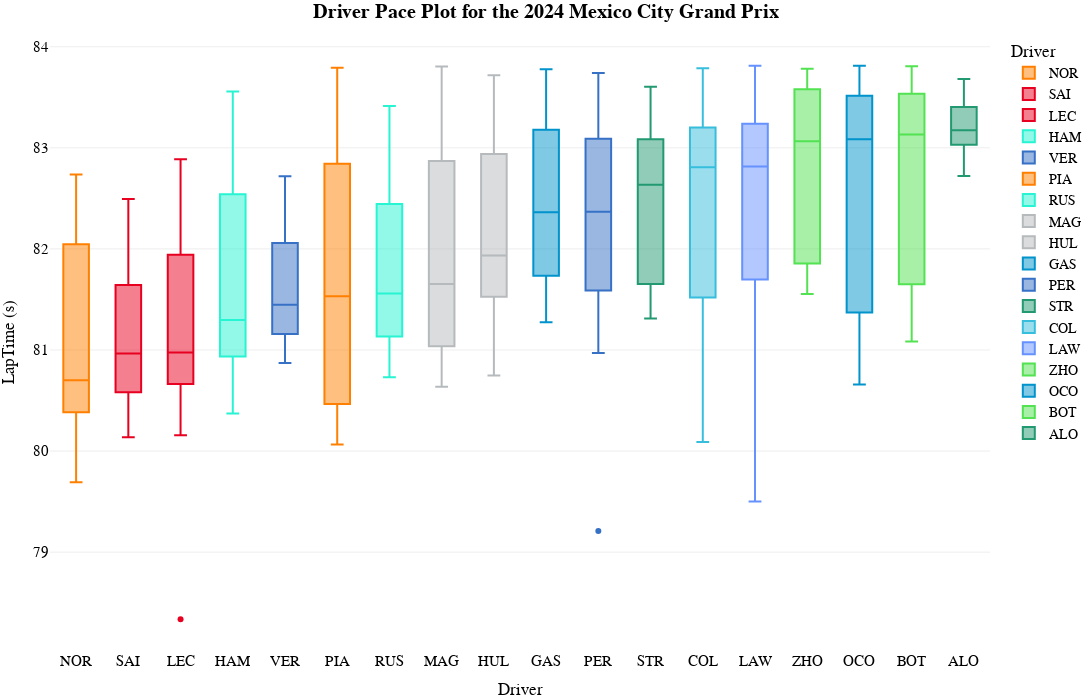

The notebook cell saved with this chart:
### Code cell
fig_pace=px.box(
    transformed_laps.sort_values(by=["median","LapNumber"]),
    x="Driver",
    y="LapTime (s)",
    color='Driver',
    template="xgridoff",
    title="<b>Driver Pace Plot for the {} {}</b>".format(year,gp),
    # palette=team_palette,
    # whiskerprops=dict(color="white"),
    # boxprops=dict(edgecolor="white"),
    # medianprops=dict(color="grey"),
    # capprops=dict(color="white"),
    height=700, width=1200,

color_discrete_map={
                 "ALB": "#64C4FF",
                 "ALO": "#229971",
                 "BEA": "#B6BABD",
                 "BOT": "#52e252",
                 "COL": "#37BEDD",
                 "GAS": "#0093cc",
                 "HAM": "#27F4D2",
                 "HUL": "#B6BABD",
                 "LAW": "#6692FF",
                 "LEC": "#E80020",
                 "MAG": "#B6BABD",
                 "NOR": "#FF8000",
                 "OCO": "#0093cc",
                 "PER": "#3671C6",
                 "PIA": "#FF8000",
                 "RIC": "#6692FF",
                 "RUS": "#27F4D2",
                 "SAI": "#E80020",
                 "SAR": "#37BEDD",
                 "STR": "#229971",
                 "TSU": "#6692FF",
                 "VER": "#3671C6",
                 "ZHO": "#52e252"
          }
)
fig_pace.update_traces(opacity=1)
fig_pace.update_layout(
    title_x=0.5,
    hoverlabel=dict(
    bgcolor="white",
    font_size=16,
    font_family="PT Sans Narrow"
    ),
    yaxis = dict(tickfont = dict(size=15)),
    xaxis = dict(tickfont = dict(size=15)),
    font=dict(
        family="PT Sans Narrow",
        size=14,
        color="Black"
    ),
    title_font_family="PT Sans Narrow",
    margin=dict(l=50, r=5, t=35, b=50)
)
fig_pace.show()

### Figure 1 — Plotly figure (JSON) as saved in the notebook; plotly's stock layout.template omitted (floating-point values rounded to 4 significant figures)
{"data": [{"alignmentgroup": "True", "hovertemplate": "Driver=%{x}<br>LapTime (s)=%{y}<extra></extra>", "legendgroup": "NOR", "marker": {"color": "#FF8000"}, "name": "NOR", "notched": false, "offsetgroup": "NOR", "opacity": 1, "orientation": "v", "showlegend": true, "type": "box", "x": ["NOR", "NOR", "NOR", "NOR", "NOR", "NOR", "NOR", "NOR", "NOR", "NOR", "NOR", "NOR", "NOR", "NOR", "NOR", "NOR", "NOR", "NOR", "NOR", "NOR", "NOR", "NOR", "NOR", "NOR", "NOR", "NOR", "NOR", "NOR", "NOR", "NOR", "NOR", "NOR", "NOR", "NOR", "NOR", "NOR", "NOR", "NOR", "NOR", "NOR", "NOR", "NOR", "NOR", "NOR", "NOR", "NOR", "NOR", "NOR", "NOR", "NOR", "NOR", "NOR", "NOR", "NOR", "NOR", "NOR", "NOR", "NOR", "NOR", "NOR", "NOR", "NOR"], "x0": " ", "xaxis": "x", "y": [81.89, 81.72, 82.41, 82.05, 81.8, 81.94, 81.99, 82.15, 81.98, 82.33, 82.27, 82.39, 82.35, 82.14, 82.31, 82.29, 82.06, 82.53, 82.63, 82.19, 82.68, 82.73, 81.05, 80.86, 80.88, 80.7, 80.7, 81.01, 80.87, 80.71, 80.84, 80.77, 80.45, 80.69, 80.39, 80.37, 80.22, 80.56, 80.44, 80.64, 80.55, 80.41, 80.47, 80.47, 80.67, 80.4, 80.51, 80.27, 80.41, 80.16, 80.27, 80.05, 80.14, 79.86, 80.49, 80.19, 80.27, 79.97, 79.69, 79.92, 79.72, 80.36], "y0": " ", "yaxis": "y"}, {"alignmentgroup": "True", "hovertemplate": "Driver=%{x}<br>LapTime (s)=%{y}<extra></extra>", "legendgroup": "SAI", "marker": {"color": "#E80020"}, "name": "SAI", "notched": false, "offsetgroup": "SAI", "opacity": 1, "orientation": "v", "showlegend": true, "type": "box", "x": ["SAI", "SAI", "SAI", "SAI", "SAI", "SAI", "SAI", "SAI", "SAI", "SAI", "SAI", "SAI", "SAI", "SAI", "SAI", "SAI", "SAI", "SAI", "SAI", "SAI", "SAI", "SAI", "SAI", "SAI", "SAI", "SAI", "SAI", "SAI", "SAI", "SAI", "SAI", "SAI", "SAI", "SAI", "SAI", "SAI", "SAI", "SAI", "SAI", "SAI", "SAI", "SAI", "SAI", "SAI", "SAI", "SAI", "SAI", "SAI", "SAI", "SAI", "SAI", "SAI", "SAI", "SAI", "SAI", "SAI", "SAI", "SAI", "SAI", "SAI", "SAI", "SAI", "SAI"], "x0": " ", "xaxis": "x", "y": [81.83, 81.28, 82.49, 82.44, 81.85, 81.52, 81.72, 81.47, 81.52, 81.59, 82.01, 81.77, 81.72, 81.79, 81.41, 81.68, 81.52, 81.43, 81.66, 81.6, 81.83, 82.01, 81.87, 81.84, 82.06, 81.04, 81.19, 81.08, 81.15, 80.62, 81.0, 80.69, 80.98, 80.94, 80.84, 80.81, 80.58, 80.59, 80.38, 80.75, 80.81, 80.73, 80.83, 80.97, 80.72, 80.65, 80.31, 80.26, 80.31, 80.34, 80.73, 80.33, 80.22, 80.14, 80.56, 80.49, 80.52, 80.3, 80.65, 80.38, 80.4, 80.44, 80.58], "y0": " ", "yaxis": "y"}, {"alignmentgroup": "True", "hovertemplate": "Driver=%{x}<br>LapTime (s)=%{y}<extra></extra>", "legendgroup": "LEC", "marker": {"color": "#E80020"}, "name": "LEC", "notched": false, "offsetgroup": "LEC", "opacity": 1, "orientation": "v", "showlegend": true, "type": "box", "x": ["LEC", "LEC", "LEC", "LEC", "LEC", "LEC", "LEC", "LEC", "LEC", "LEC", "LEC", "LEC", "LEC", "LEC", "LEC", "LEC", "LEC", "LEC", "LEC", "LEC", "LEC", "LEC", "LEC", "LEC", "LEC", "LEC", "LEC", "LEC", "LEC", "LEC", "LEC", "LEC", "LEC", "LEC", "LEC", "LEC", "LEC", "LEC", "LEC", "LEC", "LEC", "LEC", "LEC", "LEC", "LEC", "LEC", "LEC", "LEC", "LEC", "LEC", "LEC", "LEC", "LEC", "LEC", "LEC", "LEC", "LEC", "LEC", "LEC", "LEC", "LEC"], "x0": " ", "xaxis": "x", "y": [82.15, 81.86, 82.1, 82.48, 81.42, 81.26, 81.78, 81.31, 82.21, 81.62, 81.86, 82.14, 82.22, 81.79, 81.95, 82.25, 81.94, 81.9, 82.08, 82.36, 82.74, 82.59, 82.33, 82.32, 80.97, 80.85, 80.67, 80.85, 80.83, 80.58, 80.84, 80.72, 80.75, 80.58, 80.58, 80.62, 80.58, 80.54, 80.57, 80.68, 80.85, 80.63, 80.32, 80.37, 80.68, 80.73, 80.86, 81.06, 80.52, 81.3, 80.42, 80.46, 80.16, 80.97, 82.89, 80.97, 80.81, 81.15, 81.17, 81.01, 78.34], "y0": " ", "yaxis": "y"}, {"alignmentgroup": "True", "hovertemplate": "Driver=%{x}<br>LapTime (s)=%{y}<extra></extra>", "legendgroup": "HAM", "marker": {"color": "#27F4D2"}, "name": "HAM", "notched": false, "offsetgroup": "HAM", "opacity": 1, "orientation": "v", "showlegend": true, "type": "box", "x": ["HAM", "HAM", "HAM", "HAM", "HAM", "HAM", "HAM", "HAM", "HAM", "HAM", "HAM", "HAM", "HAM", "HAM", "HAM", "HAM", "HAM", "HAM", "HAM", "HAM", "HAM", "HAM", "HAM", "HAM", "HAM", "HAM", "HAM", "HAM", "HAM", "HAM", "HAM", "HAM", "HAM", "HAM", "HAM", "HAM", "HAM", "HAM", "HAM", "HAM", "HAM", "HAM", "HAM", "HAM", "HAM", "HAM", "HAM", "HAM", "HAM", "HAM", "HAM", "HAM", "HAM", "HAM", "HAM", "HAM", "HAM", "HAM", "HAM", "HAM", "HAM", "HAM"], "x0": " ", "xaxis": "x", "y": [82.61, 82.0, 82.09, 83.44, 82.47, 82.14, 82.4, 83.56, 82.65, 83.01, 82.84, 83.05, 82.91, 82.71, 82.78, 82.54, 82.72, 82.89, 83.29, 83.2, 81.87, 80.37, 81.54, 82.35, 83.33, 81.24, 81.36, 81.64, 81.31, 81.05, 81.17, 81.2, 81.28, 81.12, 80.89, 80.98, 80.56, 80.47, 80.9, 80.75, 80.92, 81.14, 80.9, 80.98, 81.13, 81.47, 80.94, 80.81, 81.28, 81.44, 81.72, 81.07, 80.74, 80.48, 81.01, 81.94, 80.55, 80.65, 80.64, 80.39, 81.29, 80.94], "y0": " ", "yaxis": "y"}, {"alignmentgroup": "True", "hovertemplate": "Driver=%{x}<br>LapTime (s)=%{y}<extra></extra>", "legendgroup": "VER", "marker": {"color": "#3671C6"}, "name": "VER", "notched": false, "offsetgroup": "VER", "opacity": 1, "orientation": "v", "showlegend": true, "type": "box", "x": ["VER", "VER", "VER", "VER", "VER", "VER", "VER", "VER", "VER", "VER", "VER", "VER", "VER", "VER", "VER", "VER", "VER", "VER", "VER", "VER", "VER", "VER", "VER", "VER", "VER", "VER", "VER", "VER", "VER", "VER", "VER", "VER", "VER", "VER", "VER", "VER", "VER", "VER", "VER", "VER", "VER", "VER", "VER", "VER", "VER", "VER", "VER", "VER", "VER", "VER", "VER", "VER", "VER", "VER", "VER", "VER", "VER", "VER", "VER", "VER", "VER"], "x0": " ", "xaxis": "x", "y": [81.44, 81.47, 81.71, 81.71, 81.88, 81.76, 82.05, 82.08, 82.02, 82.34, 82.36, 82.36, 82.33, 82.57, 82.23, 82.45, 82.62, 82.33, 82.28, 81.25, 82.27, 81.16, 81.8, 82.15, 82.72, 81.8, 82.44, 81.11, 81.58, 81.45, 81.71, 81.6, 81.52, 81.16, 81.27, 81.28, 81.16, 81.12, 81.05, 81.02, 81.16, 81.12, 80.87, 81.22, 81.0, 81.01, 80.9, 81.0, 81.09, 81.05, 81.33, 80.95, 81.29, 81.16, 81.25, 81.26, 81.2, 81.31, 81.53, 81.25, 81.57], "y0": " ", "yaxis": "y"}, {"alignmentgroup": "True", "hovertemplate": "Driver=%{x}<br>LapTime (s)=%{y}<extra></extra>", "legendgroup": "PIA", "marker": {"color": "#FF8000"}, "name": "PIA", "notched": false, "offsetgroup": "PIA", "opacity": 1, "orientation": "v", "showlegend": true, "type": "box", "x": ["PIA", "PIA", "PIA", "PIA", "PIA", "PIA", "PIA", "PIA", "PIA", "PIA", "PIA", "PIA", "PIA", "PIA", "PIA", "PIA", "PIA", "PIA", "PIA", "PIA", "PIA", "PIA", "PIA", "PIA", "PIA", "PIA", "PIA", "PIA", "PIA", "PIA", "PIA", "PIA", "PIA", "PIA", "PIA", "PIA", "PIA", "PIA", "PIA", "PIA", "PIA", "PIA", "PIA", "PIA", "PIA", "PIA", "PIA", "PIA", "PIA", "PIA", "PIA", "PIA", "PIA", "PIA", "PIA", "PIA", "PIA"], "x0": " ", "xaxis": "x", "y": [83.68, 83.4, 82.8, 82.79, 83.79, 83.45, 83.07, 82.9, 82.95, 83.69, 83.65, 82.83, 82.68, 82.61, 82.23, 82.66, 82.91, 83.08, 82.78, 82.68, 82.8, 83.1, 83.02, 83.36, 82.59, 82.67, 82.31, 80.37, 81.37, 82.55, 80.6, 81.07, 81.16, 80.43, 80.8, 80.57, 80.43, 80.23, 80.27, 80.61, 81, 80.21, 80.44, 80.27, 80.36, 80.39, 80.53, 80.47, 81.02, 80.16, 80.06, 80.26, 80.57, 80.27, 80.89, 80.55, 81.53], "y0": " ", "yaxis": "y"}, {"alignmentgroup": "True", "hovertemplate": "Driver=%{x}<br>LapTime (s)=%{y}<extra></extra>", "legendgroup": "RUS", "marker": {"color": "#27F4D2"}, "name": "RUS", "notched": false, "offsetgroup": "RUS", "opacity": 1, "orientation": "v", "showlegend": true, "type": "box", "x": ["RUS", "RUS", "RUS", "RUS", "RUS", "RUS", "RUS", "RUS", "RUS", "RUS", "RUS", "RUS", "RUS", "RUS", "RUS", "RUS", "RUS", "RUS", "RUS", "RUS", "RUS", "RUS", "RUS", "RUS", "RUS", "RUS", "RUS", "RUS", "RUS", "RUS", "RUS", "RUS", "RUS", "RUS", "RUS", "RUS", "RUS", "RUS", "RUS", "RUS", "RUS", "RUS", "RUS", "RUS", "RUS", "RUS", "RUS", "RUS", "RUS", "RUS", "RUS", "RUS", "RUS", "RUS", "RUS", "RUS", "RUS", "RUS", "RUS", "RUS", "RUS", "RUS", "RUS"], "x0": " ", "xaxis": "x", "y": [82.86, 82.04, 82.18, 83.06, 82.86, 82.11, 82.19, 83.41, 82.41, 82.67, 82.57, 82.64, 82.85, 82.75, 82.53, 82.7, 82.36, 82.19, 82.36, 82.46, 82.62, 82.6, 82.55, 82.7, 81.71, 81.79, 81.61, 81.41, 81.6, 81.53, 81.5, 81.3, 80.97, 81.02, 81.2, 81.02, 81.21, 80.83, 81.4, 81.14, 80.92, 81.09, 81.1, 80.79, 81.17, 81.1, 81.44, 80.89, 80.9, 81.37, 81.4, 81.56, 80.89, 80.79, 80.73, 81.13, 82.04, 82.19, 81.69, 81.04, 81.24, 81.27, 81.36], "y0": " ", "yaxis": "y"}, {"alignmentgroup": "True", "hovertemplate": "Driver=%{x}<br>LapTime (s)=%{y}<extra></extra>", "legendgroup": "MAG", "marker": {"color": "#B6BABD"}, "name": "MAG", "notched": false, "offsetgroup": "MAG", "opacity": 1, "orientation": "v", "showlegend": true, "type": "box", "x": ["MAG", "MAG", "MAG", "MAG", "MAG", "MAG", "MAG", "MAG", "MAG", "MAG", "MAG", "MAG", "MAG", "MAG", "MAG", "MAG", "MAG", "MAG", "MAG", "MAG", "MAG", "MAG", "MAG", "MAG", "MAG", "MAG", "MAG", "MAG", "MAG", "MAG", "MAG", "MAG", "MAG", "MAG", "MAG", "MAG", "MAG", "MAG", "MAG", "MAG", "MAG", "MAG", "MAG", "MAG", "MAG", "MAG", "MAG", "MAG", "MAG", "MAG", "MAG", "MAG", "MAG", "MAG", "MAG", "MAG", "MAG", "MAG", "MAG", "MAG"], "x0": " ", "xaxis": "x", "y": [83.03, 82.26, 82.23, 82.77, 83.04, 82.44, 82.52, 83.0, 83.12, 82.93, 82.96, 83.25, 83.27, 83.32, 83.18, 83.22, 83.07, 83.31, 83.45, 83.81, 81.83, 81.95, 81.95, 82.25, 81.36, 81.8, 82.09, 82.81, 81.41, 81.68, 81.78, 81.62, 81.55, 81.62, 81.41, 81.44, 81.13, 81.47, 81.07, 81.03, 81.09, 81, 80.89, 81.14, 80.89, 80.77, 80.69, 80.82, 80.73, 80.64, 80.83, 80.78, 80.86, 80.79, 81.02, 81.17, 81.04, 81.17, 81.0, 81.91], "y0": " ", "yaxis": "y"}, {"alignmentgroup": "True", "hovertemplate": "Driver=%{x}<br>LapTime (s)=%{y}<extra></extra>", "legendgroup": "HUL", "marker": {"color": "#B6BABD"}, "name": "HUL", "notched": false, "offsetgroup": "HUL", "opacity": 1, "orientation": "v", "showlegend": true, "type": "box", "x": ["HUL", "HUL", "HUL", "HUL", "HUL", "HUL", "HUL", "HUL", "HUL", "HUL", "HUL", "HUL", "HUL", "HUL", "HUL", "HUL", "HUL", "HUL", "HUL", "HUL", "HUL", "HUL", "HUL", "HUL", "HUL", "HUL", "HUL", "HUL", "HUL", "HUL", "HUL", "HUL", "HUL", "HUL", "HUL", "HUL", "HUL", "HUL", "HUL", "HUL", "HUL", "HUL", "HUL", "HUL", "HUL", "HUL", "HUL", "HUL", "HUL", "HUL", "HUL", "HUL", "HUL", "HUL", "HUL", "HUL", "HUL", "HUL", "HUL"], "x0": " ", "xaxis": "x", "y": [83.09, 82.47, 82.41, 82.76, 82.93, 82.91, 82.94, 82.88, 83.24, 83.07, 83.45, 83.3, 83.55, 83.36, 83.36, 83.44, 83.28, 83.39, 83.5, 83.72, 83.43, 82.25, 81.91, 81.6, 82.17, 81.93, 81.94, 82.67, 82.22, 82.31, 82.09, 82.16, 81.3, 81.58, 81.73, 81.84, 81.54, 81.76, 81.67, 81.32, 81.36, 81.55, 81.68, 81.22, 81.36, 82.59, 81.25, 81.54, 81.71, 81.42, 81.38, 81.36, 81.35, 81.52, 81.35, 81.52, 81.76, 81.06, 80.75], "y0": " ", "yaxis": "y"}, {"alignmentgroup": "True", "hovertemplate": "Driver=%{x}<br>LapTime (s)=%{y}<extra></extra>", "legendgroup": "GAS", "marker": {"color": "#0093cc"}, "name": "GAS", "notched": false, "offsetgroup": "GAS", "opacity": 1, "orientation": "v", "showlegend": true, "type": "box", "x": ["GAS", "GAS", "GAS", "GAS", "GAS", "GAS", "GAS", "GAS", "GAS", "GAS", "GAS", "GAS", "GAS", "GAS", "GAS", "GAS", "GAS", "GAS", "GAS", "GAS", "GAS", "GAS", "GAS", "GAS", "GAS", "GAS", "GAS", "GAS", "GAS", "GAS", "GAS", "GAS", "GAS", "GAS", "GAS", "GAS", "GAS", "GAS", "GAS", "GAS", "GAS", "GAS", "GAS", "GAS", "GAS", "GAS", "GAS", "GAS", "GAS", "GAS", "GAS", "GAS", "GAS", "GAS", "GAS", "GAS", "GAS", "GAS", "GAS"], "x0": " ", "xaxis": "x", "y": [83.2, 82.71, 82.3, 82.78, 82.99, 82.9, 82.91, 82.99, 83.17, 83.25, 83.52, 83.54, 83.64, 83.78, 83.51, 83.3, 83.68, 83.76, 82.58, 82.39, 83.19, 82.03, 82.2, 82.42, 82.34, 82.7, 82.28, 82.47, 82.27, 82.38, 83.02, 82.36, 83.27, 82.23, 82.26, 82.35, 81.97, 81.87, 81.71, 81.54, 81.72, 81.77, 81.72, 81.63, 81.56, 81.42, 83.64, 81.52, 81.46, 81.39, 81.54, 81.7, 83.42, 81.46, 83.54, 81.27, 81.98, 81.77, 81.57], "y0": " ", "yaxis": "y"}, {"alignmentgroup": "True", "hovertemplate": "Driver=%{x}<br>LapTime (s)=%{y}<extra></extra>", "legendgroup": "PER", "marker": {"color": "#3671C6"}, "name": "PER", "notched": false, "offsetgroup": "PER", "opacity": 1, "orientation": "v", "showlegend": true, "type": "box", "x": ["PER", "PER", "PER", "PER", "PER", "PER", "PER", "PER", "PER", "PER", "PER", "PER", "PER", "PER", "PER", "PER", "PER", "PER", "PER", "PER", "PER", "PER", "PER", "PER", "PER", "PER", "PER", "PER", "PER", "PER", "PER", "PER", "PER", "PER", "PER", "PER", "PER", "PER", "PER", "PER", "PER", "PER", "PER", "PER", "PER", "PER", "PER", "PER", "PER", "PER", "PER", "PER", "PER"], "x0": " ", "xaxis": "x", "y": [83.0, 83.21, 83.09, 83.14, 82.74, 82.64, 82.37, 82.4, 83.0, 83.09, 83.26, 81.66, 81.88, 82.11, 82.12, 82.4, 82.77, 82.82, 82.97, 82.75, 82.81, 83.2, 83.09, 83.1, 83.57, 83.64, 83.72, 83.74, 83.59, 83.68, 81.59, 80.97, 81.52, 81.19, 82.07, 81.54, 81.29, 81.39, 81.25, 81.37, 81.48, 81.92, 81.48, 81.53, 81.68, 81.59, 81.64, 81.92, 81.86, 81.68, 82.15, 82.4, 79.21], "y0": " ", "yaxis": "y"}, {"alignmentgroup": "True", "hovertemplate": "Driver=%{x}<br>LapTime (s)=%{y}<extra></extra>", "legendgroup": "STR", "marker": {"color": "#229971"}, "name": "STR", "notched": false, "offsetgroup": "STR", "opacity": 1, "orientation": "v", "showlegend": true, "type": "box", "x": ["STR", "STR", "STR", "STR", "STR", "STR", "STR", "STR", "STR", "STR", "STR", "STR", "STR", "STR", "STR", "STR", "STR", "STR", "STR", "STR", "STR", "STR", "STR", "STR", "STR", "STR", "STR", "STR", "STR", "STR", "STR", "STR", "STR", "STR", "STR", "STR", "STR", "STR", "STR", "STR", "STR", "STR", "STR", "STR", "STR", "STR", "STR", "STR", "STR", "STR", "STR", "STR", "STR", "STR", "STR", "STR"], "x0": " ", "xaxis": "x", "y": [83.31, 82.94, 83.28, 83.29, 83.23, 83.05, 83.19, 83.13, 83.52, 83.41, 83.51, 83.6, 83.19, 82.6, 82.87, 82.84, 82.66, 82.85, 83.18, 83.04, 82.99, 83.36, 83.03, 82.84, 82.87, 82.3, 82.61, 81.67, 82.24, 81.86, 82.06, 82.03, 82.72, 81.57, 81.9, 81.59, 81.54, 83.02, 81.57, 81.68, 81.31, 81.46, 83.54, 82.71, 81.38, 81.58, 81.58, 81.85, 81.63, 81.75, 81.61, 81.92, 81.83, 81.47, 81.41, 81.57], "y0": " ", "yaxis": "y"}, {"alignmentgroup": "True", "hovertemplate": "Driver=%{x}<br>LapTime (s)=%{y}<extra></extra>", "legendgroup": "COL", "marker": {"color": "#37BEDD"}, "name": "COL", "notched": false, "offsetgroup": "COL", "opacity": 1, "orientation": "v", "showlegend": true, "type": "box", "x": ["COL", "COL", "COL", "COL", "COL", "COL", "COL", "COL", "COL", "COL", "COL", "COL", "COL", "COL", "COL", "COL", "COL", "COL", "COL", "COL", "COL", "COL", "COL", "COL", "COL", "COL", "COL", "COL", "COL", "COL", "COL", "COL", "COL", "COL", "COL", "COL", "COL", "COL", "COL", "COL", "COL", "COL", "COL", "COL", "COL", "COL", "COL", "COL", "COL", "COL", "COL", "COL", "COL", "COL", "COL", "COL"], "x0": " ", "xaxis": "x", "y": [83.36, 83.24, 83.03, 83.25, 83.53, 83.48, 82.62, 82.97, 83.79, 83.68, 83.2, 82.98, 83.43, 83.77, 82.76, 83.12, 83.0, 82.78, 83.09, 82.65, 82.98, 83.1, 83.13, 83.78, 83.1, 83.2, 83.13, 83.59, 82.86, 82.78, 83.66, 82.55, 82.83, 82.62, 80.35, 80.09, 80.56, 80.89, 80.93, 80.8, 81.31, 82.4, 81.43, 81.55, 81.88, 81.58, 81.02, 81.77, 81.48, 81.62, 83.31, 81.85, 81.48, 81.26, 81.35, 81.24], "y0": " ", "yaxis": "y"}, {"alignmentgroup": "True", "hovertemplate": "Driver=%{x}<br>LapTime (s)=%{y}<extra></extra>", "legendgroup": "LAW", "marker": {"color": "#6692FF"}, "name": "LAW", "notched": false, "offsetgroup": "LAW", "opacity": 1, "orientation": "v", "showlegend": true, "type": "box", "x": ["LAW", "LAW", "LAW", "LAW", "LAW", "LAW", "LAW", "LAW", "LAW", "LAW", "LAW", "LAW", "LAW", "LAW", "LAW", "LAW", "LAW", "LAW", "LAW", "LAW", "LAW", "LAW", "LAW", "LAW", "LAW", "LAW", "LAW", "LAW", "LAW", "LAW", "LAW", "LAW", "LAW", "LAW", "LAW", "LAW", "LAW", "LAW", "LAW", "LAW", "LAW", "LAW", "LAW", "LAW", "LAW", "LAW", "LAW", "LAW", "LAW", "LAW", "LAW", "LAW", "LAW", "LAW", "LAW"], "x0": " ", "xaxis": "x", "y": [83.45, 82.95, 83.2, 83.0, 82.91, 82.69, 82.81, 82.79, 83.13, 83.25, 83.3, 83.52, 83.36, 83.37, 83.49, 83.42, 83.48, 83.49, 83.69, 83.81, 82.88, 83.02, 83.09, 83.16, 83.22, 83.0, 83.15, 83.74, 81.5, 82.26, 81.36, 81.61, 81.79, 81.6, 82.78, 82.01, 81.69, 81.44, 83.18, 81.61, 81.85, 81.54, 83.39, 81.3, 82.78, 81.73, 81.5, 81.42, 81.43, 81.7, 81.77, 81.9, 79.5, 81.55, 81.86], "y0": " ", "yaxis": "y"}, {"alignmentgroup": "True", "hovertemplate": "Driver=%{x}<br>LapTime (s)=%{y}<extra></extra>", "legendgroup": "ZHO", "marker": {"color": "#52e252"}, "name": "ZHO", "notched": false, "offsetgroup": "ZHO", "opacity": 1, "orientation": "v", "showlegend": true, "type": "box", "x": ["ZHO", "ZHO", "ZHO", "ZHO", "ZHO", "ZHO", "ZHO", "ZHO", "ZHO", "ZHO", "ZHO", "ZHO", "ZHO", "ZHO", "ZHO", "ZHO", "ZHO", "ZHO", "ZHO", "ZHO", "ZHO", "ZHO", "ZHO", "ZHO", "ZHO", "ZHO", "ZHO", "ZHO", "ZHO", "ZHO", "ZHO", "ZHO", "ZHO", "ZHO", "ZHO", "ZHO", "ZHO", "ZHO", "ZHO", "ZHO", "ZHO", "ZHO", "ZHO", "ZHO", "ZHO", "ZHO", "ZHO", "ZHO", "ZHO"], "x0": " ", "xaxis": "x", "y": [83.67, 83.38, 82.9, 83.61, 83.49, 83.76, 83.57, 83.68, 83.69, 83.54, 83.77, 83.7, 83.71, 83.37, 83.78, 83.71, 83.52, 83.51, 83.52, 83.31, 83.24, 83.44, 83.48, 83.65, 82.36, 83.06, 81.98, 81.83, 81.69, 81.78, 81.77, 81.78, 81.79, 81.71, 81.59, 81.55, 81.86, 82.22, 82.41, 82.44, 82.32, 81.82, 81.96, 81.94, 81.83, 82.06, 81.83, 83.6, 82.73], "y0": " ", "yaxis": "y"}, {"alignmentgroup": "True", "hovertemplate": "Driver=%{x}<br>LapTime (s)=%{y}<extra></extra>", "legendgroup": "OCO", "marker": {"color": "#0093cc"}, "name": "OCO", "notched": false, "offsetgroup": "OCO", "opacity": 1, "orientation": "v", "showlegend": true, "type": "box", "x": ["OCO", "OCO", "OCO", "OCO", "OCO", "OCO", "OCO", "OCO", "OCO", "OCO", "OCO", "OCO", "OCO", "OCO", "OCO", "OCO", "OCO", "OCO", "OCO", "OCO", "OCO", "OCO", "OCO", "OCO", "OCO", "OCO", "OCO", "OCO", "OCO", "OCO", "OCO", "OCO", "OCO", "OCO", "OCO", "OCO", "OCO", "OCO", "OCO", "OCO", "OCO", "OCO", "OCO", "OCO", "OCO", "OCO", "OCO", "OCO", "OCO", "OCO", "OCO", "OCO", "OCO", "OCO", "OCO", "OCO"], "x0": " ", "xaxis": "x", "y": [83.74, 83.55, 83.0, 83.45, 83.51, 83.64, 83.58, 83.71, 83.11, 83.5, 83.52, 83.68, 83.52, 83.52, 83.81, 83.41, 83.79, 83.8, 83.11, 83.57, 83.17, 83.26, 83.49, 83.21, 83.22, 83.04, 83.08, 83.26, 83.59, 82.94, 83.03, 83.0, 83.23, 83.04, 83.09, 81.12, 81.21, 81.43, 81.32, 81.16, 81.26, 81.28, 81.49, 81.49, 81.19, 81.12, 81.17, 81.36, 81.43, 81.31, 81.5, 81.38, 81.22, 81.16, 82.11, 80.66], "y0": " ", "yaxis": "y"}, {"alignmentgroup": "True", "hovertemplate": "Driver=%{x}<br>LapTime (s)=%{y}<extra></extra>", "legendgroup": "BOT", "marker": {"color": "#52e252"}, "name": "BOT", "notched": false, "offsetgroup": "BOT", "opacity": 1, "orientation": "v", "showlegend": true, "type": "box", "x": ["BOT", "BOT", "BOT", "BOT", "BOT", "BOT", "BOT", "BOT", "BOT", "BOT", "BOT", "BOT", "BOT", "BOT", "BOT", "BOT", "BOT", "BOT", "BOT", "BOT", "BOT", "BOT", "BOT", "BOT", "BOT", "BOT", "BOT", "BOT", "BOT", "BOT", "BOT", "BOT", "BOT", "BOT", "BOT", "BOT", "BOT", "BOT", "BOT", "BOT", "BOT", "BOT", "BOT", "BOT", "BOT", "BOT", "BOT", "BOT", "BOT", "BOT", "BOT", "BOT", "BOT", "BOT", "BOT"], "x0": " ", "xaxis": "x", "y": [83.64, 83.13, 82.96, 83.48, 83.68, 83.61, 83.78, 83.7, 83.81, 83.72, 83.45, 83.59, 83.42, 83.24, 83.58, 83.55, 83.45, 83.77, 83.42, 82.99, 83.77, 83.09, 83.26, 83.19, 83.6, 83.28, 83.19, 83.07, 83.14, 83.34, 83.21, 83.07, 83.04, 83.01, 82.88, 81.86, 81.44, 81.25, 81.24, 81.17, 81.28, 81.08, 81.14, 81.09, 81.26, 81.39, 81.38, 81.63, 81.71, 81.95, 81.71, 81.42, 81.46, 82.58, 83.75], "y0": " ", "yaxis": "y"}, {"alignmentgroup": "True", "hovertemplate": "Driver=%{x}<br>LapTime (s)=%{y}<extra></extra>", "legendgroup": "ALO", "marker": {"color": "#229971"}, "name": "ALO", "notched": false, "offsetgroup": "ALO", "opacity": 1, "orientation": "v", "showlegend": true, "type": "box", "x": ["ALO", "ALO", "ALO", "ALO", "ALO"], "x0": " ", "xaxis": "x", "y": [82.72, 83.31, 83.13, 83.17, 83.68], "y0": " ", "yaxis": "y"}], "layout": {"boxmode": "overlay", "font": {"color": "Black", "family": "PT Sans Narrow", "size": 14}, "height": 700, "hoverlabel": {"bgcolor": "white", "font": {"family": "PT Sans Narrow", "size": 16}}, "legend": {"title": {"text": "Driver"}, "tracegroupgap": 0}, "margin": {"b": 50, "l": 50, "r": 5, "t": 35}, "title": {"font": {"family": "PT Sans Narrow"}, "text": "<b>Driver Pace Plot for the 2024 Mexico City Grand Prix</b>", "x": 0.5}, "width": 1200, "xaxis": {"anchor": "y", "categoryarray": ["NOR", "SAI", "LEC", "HAM", "VER", "PIA", "RUS", "MAG", "HUL", "GAS", "PER", "STR", "COL", "LAW", "ZHO", "OCO", "BOT", "ALO"], "categoryorder": "array", "domain": [0, 1], "tickfont": {"size": 15}, "title": {"text": "Driver"}}, "yaxis": {"anchor": "x", "domain": [0, 1], "tickfont": {"size": 15}, "title": {"text": "LapTime (s)"}}}}
